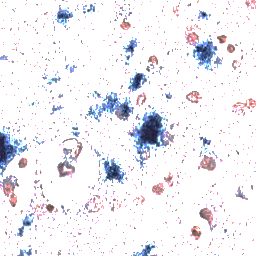
#> input picture neuron_seg/image/preprocessing_pipeline/threshold_original_170.png, 256 x 256 px
$ python morphology.py
#> lines starting #> are read from the running program, lines starting #| are printed output that depends on the picture
import cv2
from PIL import Image
import numpy as np
from matplotlib import pyplot as plt

# Apply erosion and dilation of images on binary image

#img = np.array(Image.open("../image/unpreprocessing_pipline/NA4009-02_AB_10_10_14.jpg"),dtype=np.uint8)
img2 = np.array(Image.open("../image/preprocessing_pipeline/threshold_original_170.png"),dtype=np.uint8)
#> img2 is the input picture: shape (256, 256, 3); mean R, G, B 240, 238.8, 243.8

# generate thresholded image for score below 160

#ret, thresh = cv2.threshold(img, 160, 255, cv2.THRESH_BINARY_INV)

# arbitrarily design kernel size
# patch = cv2.imread('../image/preprocessing_pipeline/Neuron_patch.png')
# kernel = np.ones((patch.shape[0], patch.shape[1]), np.uint8)
kernel = np.ones((3,3),np.uint8)

# erosion and diation operation demo
# original image applied to dilation and erosion
img_dilation = cv2.dilate(img2, kernel, iterations=1)
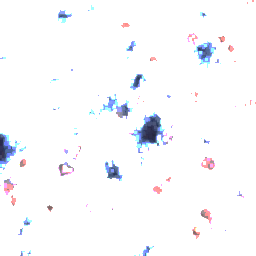
#> img_dilation: shape (256, 256, 3); mean R, G, B 249.3, 249.8, 251.9
# img_erosion = cv2.erode(img_dilation, kernel, iterations=1)

# thresholded image applied to dilation and erosion
# img2_dilation = cv2.dilate(img2, kernel, iterations=1)
img2_erosion = cv2.erode(img2, kernel, iterations=1)
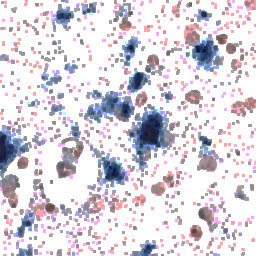
#> img2_erosion: shape (256, 256, 3); mean R, G, B 222.4, 215.3, 224.8

# thresholded binary image applied to dilation and erosion
img3_dilation = cv2.dilate(img2, kernel, iterations=1)
img3_erosion = cv2.erode(img3_dilation, kernel, iterations=2)
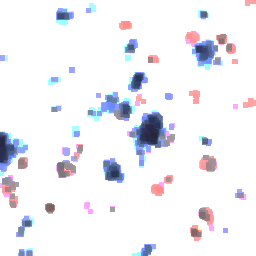
#> img3_erosion: shape (256, 256, 3); mean R, G, B 240.8, 240.5, 245.7

images = [img2, img_dilation, img2, img2_erosion, img2, img3_erosion]
titles = ['original image', "dilation", "original image", "erosion", "original image", "dilation+erosion"]

cv2.imwrite("../image/preprocessing_pipeline/dilation_erosion2.png", img3_erosion)

for i in range(6):
    plt.subplot(3,2,i+1),plt.imshow(images[i])
    plt.title(titles[i])
    plt.xticks([]),plt.yticks([])

plt.show()
